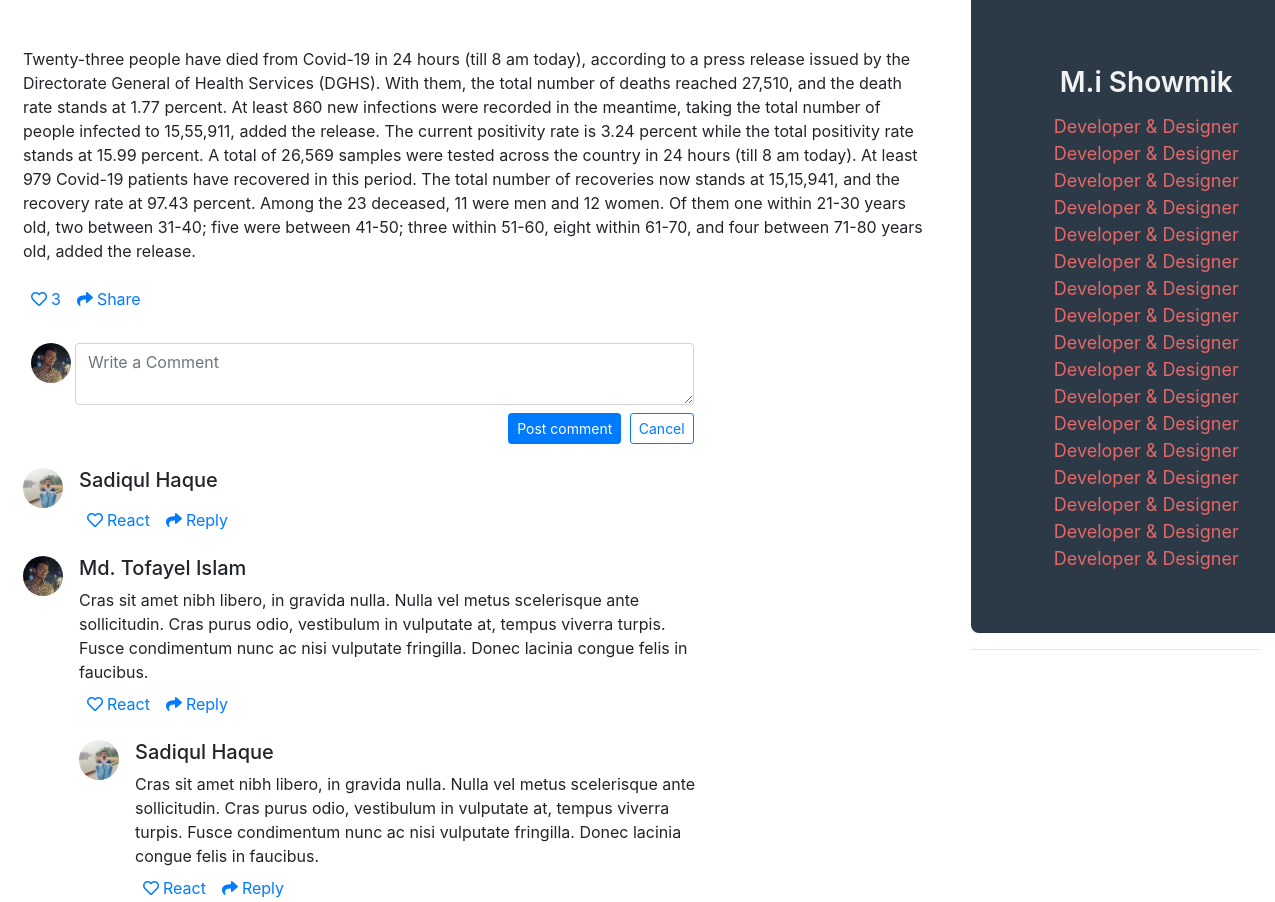
The app's page /news/2 (middle part), older data.
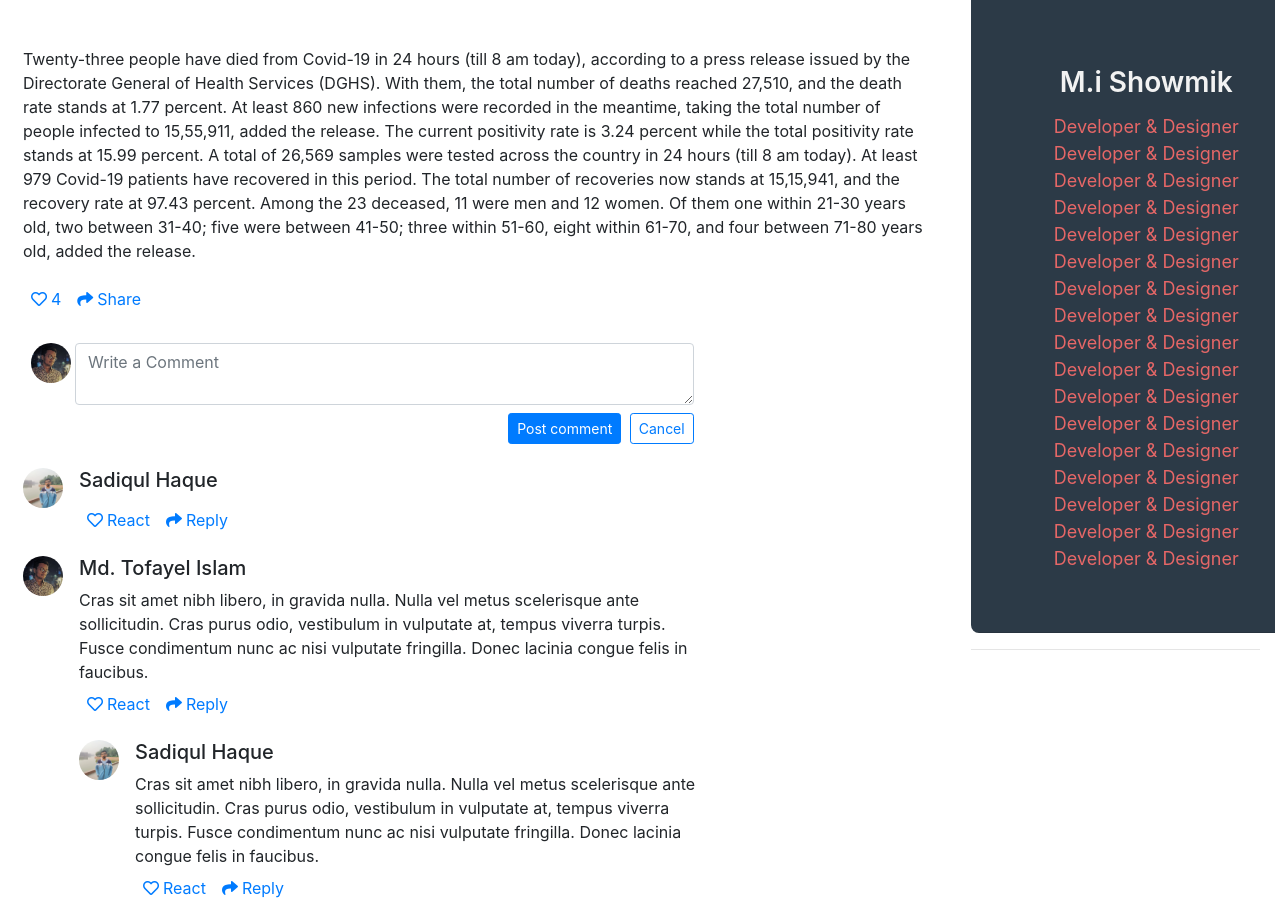
The same page, newer data.
### blogs/models.py (models this page shows, shortened)
class Blog(models.Model):
    title = models.CharField(max_length=255)
    body = models.TextField(max_length=10000)
    img = models.ImageField(upload_to="media")
    author = models.ForeignKey(Author, on_delete=SET_NULL, null=True)
    time_created = models.DateTimeField(auto_now_add=True)
    react = models.IntegerField(blank=True, null=True)
    comment = models.ManyToManyField(Comment)
    category = models.ForeignKey(Category, on_delete=SET_NULL, null=True)
    tags = models.ManyToManyField(Tag)

### blogs/views.py (the view)
# urls.py: path('news/<int:pk>', views.home2, name='news'),
def home2(request, pk):
    current_blog = Blog.objects.get(id=pk)
    tag = current_blog.tags.all()
    tags = []
    for i in range(len(tag)):
        tags.append(tag[i])
    context = {
        'current': current_blog,
        'tags': tags
    }
    return render(request, 'blogs/single_blog_page.html', context)

### blogs/models.py (called while the page is built)
    def __str__(self):
        return self.name

### templates/blogs/single_blog_page.html (shortened to what the changed rows need)
{% load static %}
<!DOCTYPE html>
<html lang="en">
<head>
    <link
            rel="stylesheet"
            href="https://stackpath.bootstrapcdn.com/bootstrap/4.1.1/css/bootstrap.min.css"
    />
    <link
            rel="stylesheet"
            href="https://use.fontawesome.com/releases/v5.15.3/css/all.css"
    />
    <link rel="stylesheet" href="{% static 'css/style2.css' %}"/>
</head>
<body>
<main class="container-fluid my-5">
    <div class="row">
        <div class="col-9 main1">
            <div class="d-flex flex-column">
                <div class="p-2">
                    <p>
                        {{ current.body|safe }}
                    </p>
                    <div class="">
                        <div class="d-flex flex-row fs-12">
                            <div class="like p-2 cursor">
                                <a href=""
                                ><i class="far fa-heart"></i
                                ><span class="ml-1">{{ current.react }}</span></a
                                >
                            </div>
                        </div>
                    </div>
                </div>
            </div>
        </div>
    </div>
</main>
</body>
</html>

Row changes from the older to the newer data that the page shows:
changed Blog: react "3" → "4"
